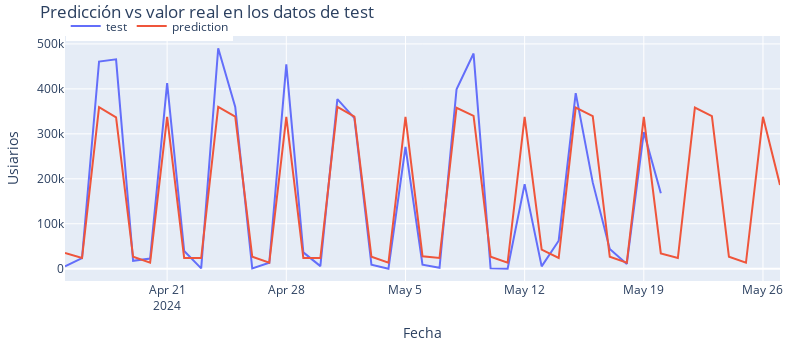

This figure's notebook cell:
### Code cell
fig = go.Figure()
cajero = "Cajero_316"
test_cajero = test_dfA[cajero].copy()
test_cajero = pd.DataFrame(test_cajero)
pre_cajero = predictions_ms[cajero].copy()
pre_cajero = pd.DataFrame(pre_cajero)
trace1 = go.Scatter(x=test_cajero[:-7].index, y=test_cajero[cajero][:-7], name="test", mode="lines")
trace2 = go.Scatter(x=pre_cajero.index, y=pre_cajero[cajero], name="prediction", mode="lines")
fig.add_trace(trace1)
fig.add_trace(trace2)
fig.update_layout(
    title="Predicción vs valor real en los datos de test",
    xaxis_title="Fecha",
    yaxis_title="Usiarios",
    width=800,
    height=350,
    margin=dict(l=20, r=20, t=35, b=20),
    legend=dict(
        orientation="h",
        yanchor="top",
        y=1.1,
        xanchor="left",
        x=0.001
    )
)
